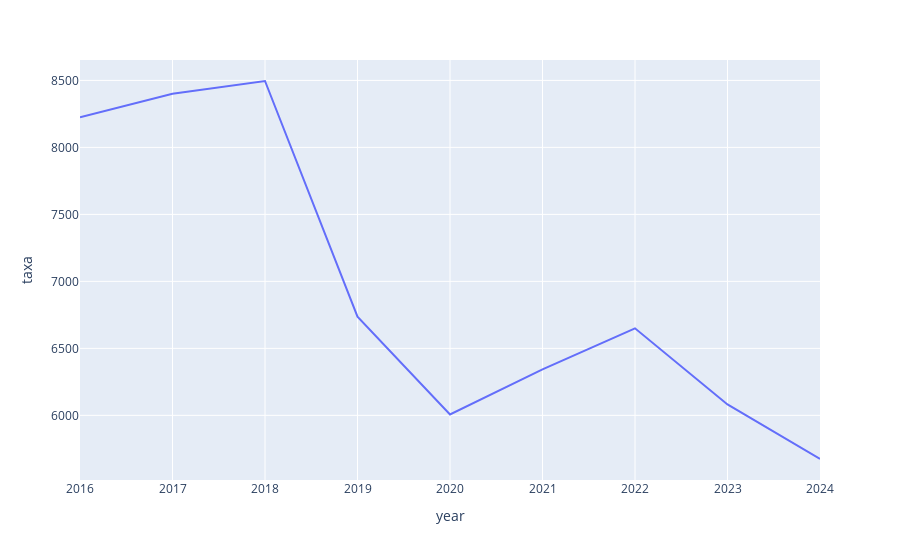

Notebook code cell kept with this figure:
### Code cell
px.line(dff_por_cem_mil, x='year', y='taxa')

### Figure 1 — Plotly figure (JSON) as saved in the notebook; plotly's stock layout.template omitted (floating-point values rounded to 4 significant figures)
{"data": [{"hovertemplate": "year=%{x}<br>taxa=%{y}<extra></extra>", "legendgroup": "", "line": {"color": "#636efa", "dash": "solid"}, "marker": {"symbol": "circle"}, "mode": "lines", "name": "", "orientation": "v", "showlegend": false, "type": "scatter", "x": [2016, 2017, 2018, 2019, 2020, 2021, 2022, 2023, 2024], "xaxis": "x", "y": [8225.0, 8400.0, 8496.0, 6736.0, 6006.0, 6343.0, 6650.0, 6082.0, 5674.0], "yaxis": "y"}], "layout": {"legend": {"tracegroupgap": 0}, "margin": {"t": 60}, "xaxis": {"anchor": "y", "domain": [0, 1], "title": {"text": "year"}}, "yaxis": {"anchor": "x", "domain": [0, 1], "title": {"text": "taxa"}}}}
